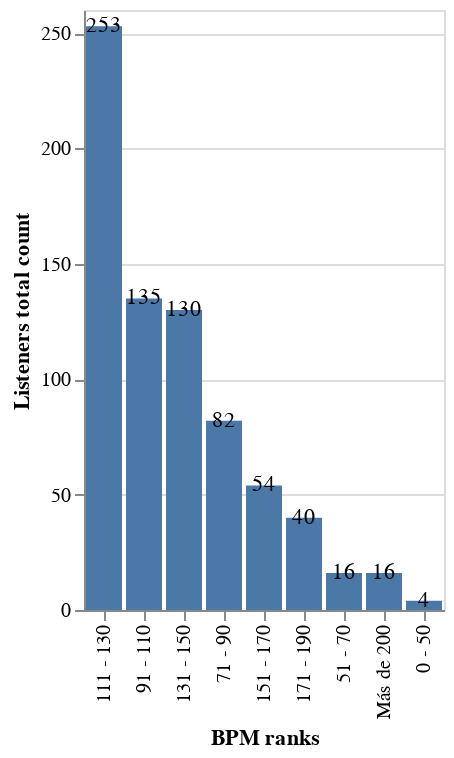

Notebook code for this chart:
### Markdown cell above
## Which BPM rank has more listeners?

### Code cell
'''
Most of the people listen to music over 90 BPM, probably related
to Rock, Pop and Metal music which could make sense along the
result of the former question.
'''


# Limits to cut each label rank
bins = [0, 50, 70, 90, 110, 130, 150, 170, 190, 210]

# Labels to name each rank created
labels = ["0 - 50", "51 - 70", "71 - 90", "91 - 110", "111 - 130", "131 - 150", "151 - 170", "171 - 190", 'Más de 200']

# Cut the 'BPM' column into ranks
dataset["BPM ranks"] = pd.cut(dataset["BPM"], bins=bins, labels=labels)

# Temporal dataset with the total count of people by BPM rank
ranksCounts = dataset["BPM ranks"].value_counts().reset_index()

# Rename columns of the temporal dataset
ranksCounts.columns = ["BPM ranks", "Count"]

# Chart of BPM ranks and count of listeners
chart = alt.Chart(ranksCounts).mark_bar().encode(
    alt.X("BPM ranks:N", title="BPM ranks", sort="-y"),
    alt.Y("Count:Q", title="Listeners total count")
)

# Total count labels
labels = chart.mark_text().encode(
    text="Count:Q",
)

# Concatenate bar chart and labels
chart = chart + labels

# Show chart
chart

### Figure 1 — Vega-Lite specification as saved in the notebook (floating-point values rounded to 4 significant figures)
{"config": {"view": {"continuousWidth": 300, "continuousHeight": 300}}, "layer": [{"mark": {"type": "bar"}, "encoding": {"x": {"field": "BPM ranks", "sort": "-y", "title": "BPM ranks", "type": "nominal"}, "y": {"field": "Count", "title": "Listeners total count", "type": "quantitative"}}}, {"mark": {"type": "text"}, "encoding": {"text": {"field": "Count", "type": "quantitative"}, "x": {"field": "BPM ranks", "sort": "-y", "title": "BPM ranks", "type": "nominal"}, "y": {"field": "Count", "title": "Listeners total count", "type": "quantitative"}}}], "data": {"name": "data-16d255c88c6d891a2c32d1a5c421e3a3"}, "$schema": "https://vega.github.io/schema/vega-lite/v5.15.1.json", "datasets": {"data-16d255c88c6d891a2c32d1a5c421e3a3": [{"BPM ranks": "111 - 130", "Count": 253}, {"BPM ranks": "91 - 110", "Count": 135}, {"BPM ranks": "131 - 150", "Count": 130}, {"BPM ranks": "71 - 90", "Count": 82}, {"BPM ranks": "151 - 170", "Count": 54}, {"BPM ranks": "171 - 190", "Count": 40}, {"BPM ranks": "51 - 70", "Count": 16}, {"BPM ranks": "Más de 200", "Count": 16}, {"BPM ranks": "0 - 50", "Count": 4}]}}
